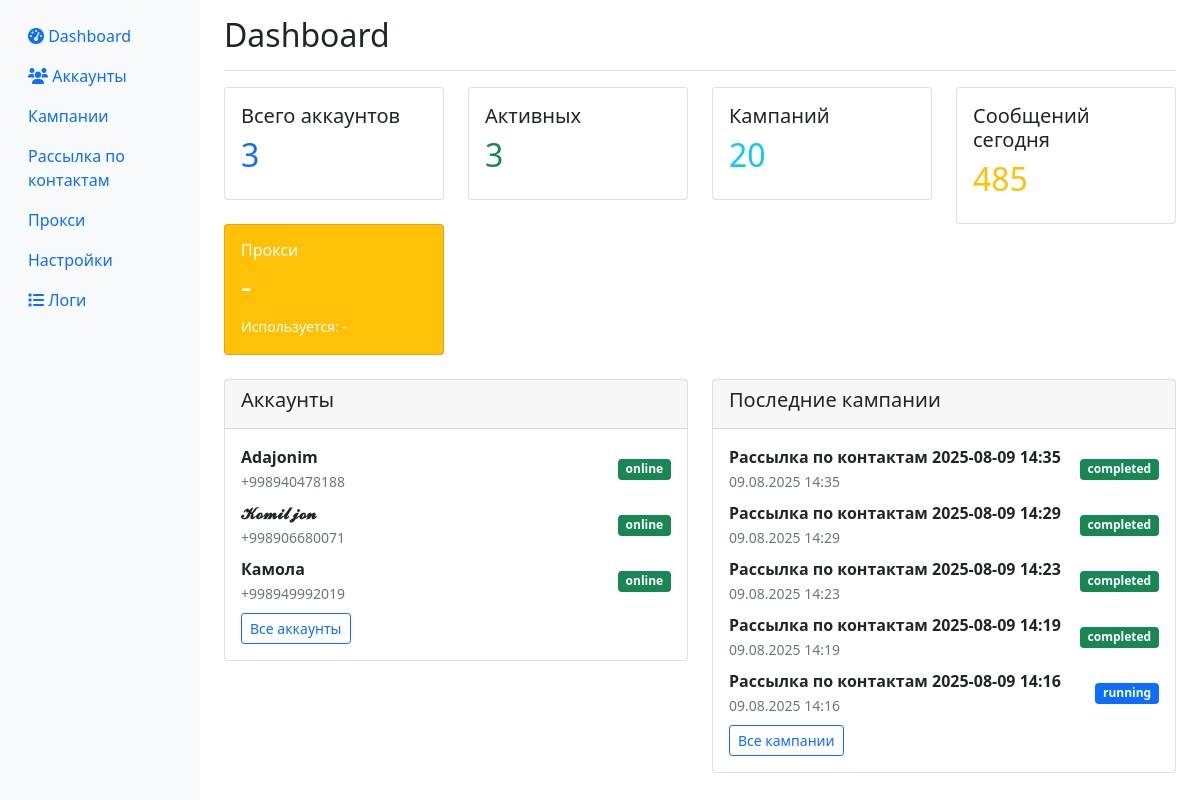
The page / on the database its author committed.
### app/database.py (models this page shows)
class Account(Base):
    __tablename__ = "accounts"
    id = Column(Integer, primary_key=True, index=True)
    phone = Column(String, unique=True, index=True)
    name = Column(String)
    status = Column(String, default="offline")  # online, offline, blocked, error
    session_data = Column(Text)  # зашифрованная сессия
    proxy = Column(String, nullable=True)
    created_at = Column(DateTime, default=datetime.utcnow)
    last_activity = Column(DateTime, default=datetime.utcnow)
    messages_sent_today = Column(Integer, default=0)
    messages_sent_hour = Column(Integer, default=0)
    last_message_time = Column(DateTime, nullable=True)
    is_active = Column(Boolean, default=True)

class Campaign(Base):
    __tablename__ = "campaigns"
    id = Column(Integer, primary_key=True, index=True)
    name = Column(String)
    channel_message = Column(Text, nullable=True)
    group_message = Column(Text, nullable=True)
    private_message = Column(Text, nullable=True)
    channels_list = Column(Text, nullable=True)
    groups_list = Column(Text, nullable=True)
    private_list = Column(Text, nullable=True)
    delay_seconds = Column(Integer, default=3)
    attachment_path = Column(String, nullable=True)
    status = Column(String, default="created")  # created, running, paused, completed, scheduled, cancelled
    created_at = Column(DateTime, default=datetime.utcnow)
    scheduled_start = Column(DateTime, nullable=True)  # время запланированного старта
    account_id = Column(Integer, nullable=True)  # для привязки к конкретному аккаунту

### app/web.py (the view)
@app.get("/", response_class=HTMLResponse)
async def dashboard(request: Request, db: Session = Depends(get_db)):
    accounts = db.query(Account).all()
    campaigns = db.query(Campaign).order_by(Campaign.created_at.desc()).limit(10).all()
    total_accounts = len(accounts)
    active_accounts = len([a for a in accounts if a.is_active and a.status == "online"])
    total_campaigns = db.query(Campaign).count()
    messages_sent_today = db.query(SendLog).filter(
        SendLog.sent_at >= datetime.utcnow().date()
    ).count()
    return templates.TemplateResponse("dashboard.html", {
        "request": request,
        "accounts": accounts,
        "campaigns": campaigns,
        "stats": {
            "total_accounts": total_accounts,
            "active_accounts": active_accounts,
            "total_campaigns": total_campaigns,
            "messages_sent_today": messages_sent_today
        }
    })

### templates/dashboard.html (shortened to what this page needs)
{% extends "base.html" %}
{% block content %}
<div class="d-flex justify-content-between flex-wrap flex-md-nowrap align-items-center pt-3 pb-2 mb-3 border-bottom">
    <h1 class="h2">Dashboard</h1>
</div>
<div class="row mb-4">
    <div class="col-md-3">
        <div class="card">
            <div class="card-body">
                <h5 class="card-title">Всего аккаунтов</h5>
                <h2 class="text-primary">{{ stats.total_accounts }}</h2>
            </div>
        </div>
    </div>
    <div class="col-md-3">
        <div class="card">
            <div class="card-body">
                <h5 class="card-title">Активных</h5>
                <h2 class="text-success">{{ stats.active_accounts }}</h2>
            </div>
        </div>
    </div>
    <div class="col-md-3">
        <div class="card">
            <div class="card-body">
                <h5 class="card-title">Кампаний</h5>
                <h2 class="text-info">{{ stats.total_campaigns }}</h2>
            </div>
        </div>
    </div>
    <div class="col-md-3">
        <div class="card">
            <div class="card-body">
                <h5 class="card-title">Сообщений сегодня</h5>
                <h2 class="text-warning">{{ stats.messages_sent_today }}</h2>
            </div>
        </div>
    </div>
    <div class="col-md-3">
        <div class="card bg-warning text-white">
            <div class="card-body">
                <div class="d-flex justify-content-between">
                    <div>
                        <h6 class="card-title">Прокси</h6>
                        <h2 id="proxies-count">-</h2>
                        <small id="proxies-used">Используется: -</small>
                    </div>
                </div>
            </div>
        </div>
    </div>
</div>
<div class="row mb-4">
    <div class="col-md-6">
        <div class="card">
            <div class="card-header">
                <h5>Аккаунты</h5>
            </div>
            <div class="card-body">
                {% for account in accounts[:5] %}
                <div class="d-flex justify-content-between align-items-center mb-2">
                    <div>
                        <strong>{{ account.name or account.phone }}</strong><br>
                        <small class="text-muted">{{ account.phone }}</small>
                    </div>
                    <span class="badge bg-{% if account.status == 'online' %}success{% elif account.status == 'offline' %}secondary{% elif account.status == 'error' %}danger{% else %}warning{% endif %}">
                        {{ account.status }}
                    </span>
                </div>
                {% endfor %}
                <a href="/accounts" class="btn btn-sm btn-outline-primary">Все аккаунты</a>
            </div>
        </div>
    </div>
    <div class="col-md-6">
        <div class="card">
            <div class="card-header">
                <h5>Последние кампании</h5>
            </div>
            <div class="card-body">
                {% for campaign in campaigns[:5] %}
                <div class="d-flex justify-content-between align-items-center mb-2">
                    <div>
                        <strong>{{ campaign.name }}</strong><br>
                        <small class="text-muted">{{ campaign.created_at.strftime('%d.%m.%Y %H:%M') }}</small>
                    </div>
                    <span class="badge bg-{% if campaign.status == 'running' %}primary{% elif campaign.status == 'completed' %}success{% elif campaign.status == 'paused' %}warning{% else %}secondary{% endif %}">
                        {{ campaign.status }}
                    </span>
                </div>
                {% endfor %}
                <a href="/campaigns" class="btn btn-sm btn-outline-primary">Все кампании</a>
            </div>
        </div>
    </div>
</div>
{% endblock %}

### rows shown on the page
Account: name "Adajonim", phone "+998940478188", status "online"
Account: name "𝓚𝓸𝓶𝓲𝓵𝓳𝓸𝓷", phone "+998906680071", status "online"
Account: name "Камола", phone "+998949992019", status "online"
Campaign: name "Рассылка по контактам 2025-08-09 14:35", created_at "09.08.2025 14:35", status "completed"
Campaign: name "Рассылка по контактам 2025-08-09 14:29", created_at "09.08.2025 14:29", status "completed"
Campaign: name "Рассылка по контактам 2025-08-09 14:23", created_at "09.08.2025 14:23", status "completed"
Campaign: name "Рассылка по контактам 2025-08-09 14:19", created_at "09.08.2025 14:19", status "completed"
Campaign: name "Рассылка по контактам 2025-08-09 14:16", created_at "09.08.2025 14:16", status "running"

### other values the page prints
{{ stats.total_accounts }} "3"
{{ stats.active_accounts }} "3"
{{ stats.total_campaigns }} "20"
{{ stats.messages_sent_today }} "485"
